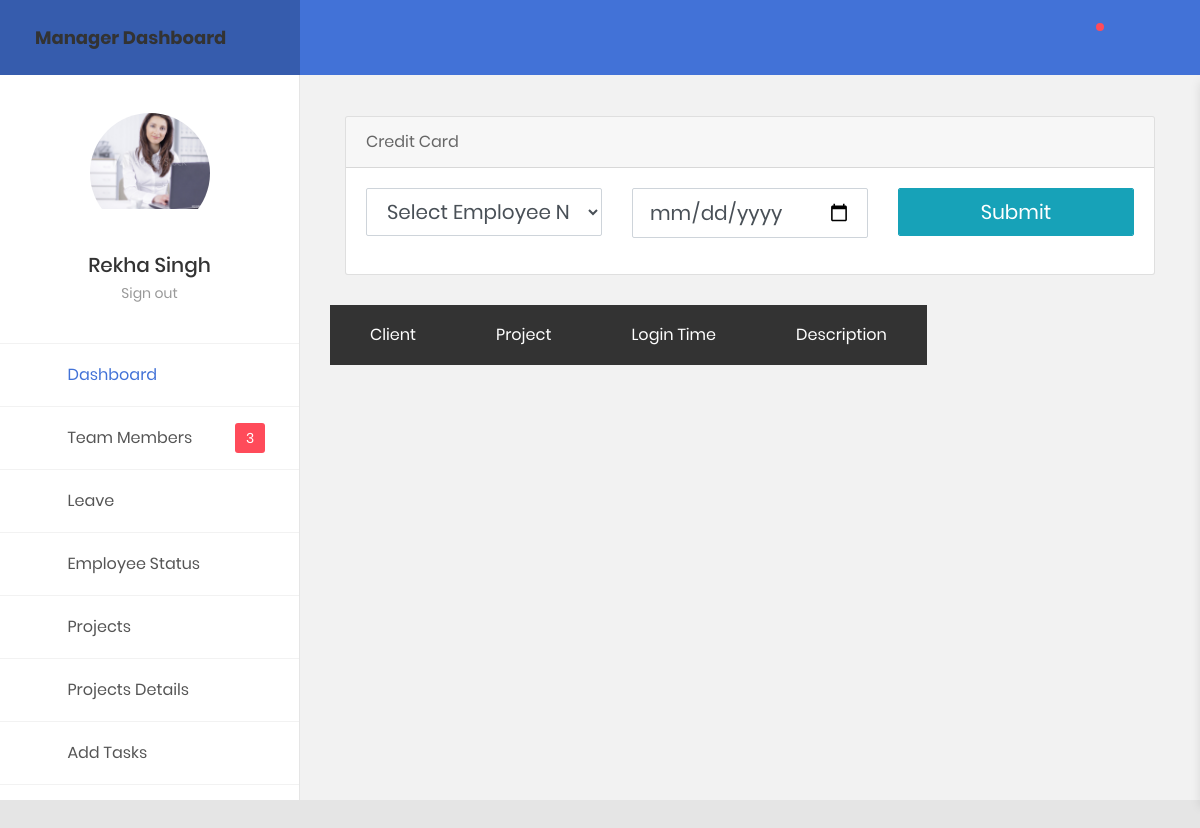
The page /managerDashboard/employeeWorkStatus (signed in) on the database its author committed.
### EMS/models.py (models this page shows, shortened)
class Manager(models.Model):
    fname = models.CharField(max_length=20)
    lname = models.CharField(max_length=20)
    contact = models.IntegerField()
    gender = models.CharField(max_length=20)
    dob=models.DateField()
    address=models.CharField(max_length=30)
    state=models.CharField(max_length=20)
    bloodGroup=models.CharField(max_length=20)
    joinDate=models.DateField(null=True)
    salary = models.IntegerField(null=True, default=30000)
    leave = models.IntegerField(null=True, default=14)
    qualification=models.CharField(max_length=30)
    activation_Date = models.DateTimeField(null=True)
    deactivation_Date = models.DateTimeField(null=True)
    account = models.CharField(max_length=20, default="Deactive")
    emailId=models.EmailField()
    password=models.CharField(max_length=20)
    about = models.CharField(max_length=40, null=True)
    managerCode = models.CharField(primary_key=True, editable=False, max_length=10, unique=True, default="None")
    image = models.ImageField(upload_to='images/', null=True)
    resume = models.FileField(upload_to='documents',null=True)

### EMS/views.py (the view)
# urls.py: path('managerDashboard/employeeWorkStatus', views.employeeWorkStatus, name="employeeWorkStatus"),
def employeeWorkStatus(request):
    if request.session.has_key('mngid'):
        fname = request.session['managerFname']
        lname = request.session['managerLname']
        managerId = request.session['mngid']
        emp = Employee.objects.filter(managerId=managerId)
        id = request.session['mngid']
        mngImage = get_object_or_404(Manager, managerCode=id)
        param = {'fname': fname, 'lname': lname, 'managerId': managerId, 'emp': emp, 'mngImage':mngImage}
        return render(request, "managerDashboard/employeeWorkStatus.html", param)
    else:
        return render(request, "managerLogin.html")

### EMS/templates/managerDashboard/employeeWorkStatus.html (shortened to what this page needs)
{% extends 'managerDashboard/base.html' %}
{% load static %}
{% block content %}
 <div class="main-content">
                <div class="section__content section__content--p30">
                    <div class="container-fluid">
                         <div class="row">
                            <div class="col-lg-12">
                                <div class="card">
                                    <div class="card-header">Credit Card</div>
                                    <div class="card-body">
                                      		<form action="/saveEmployeeWorkStatus/" method="post">
			                                  <div class="row form-group">
                                                <div class="col-12 col-md-4">
                                                    <select name="employeeId"  class="form-control-lg form-control">
                                            			<option value="">Select Employee Name </option>
			                    					</select>
			                				      </div>
                                                    <div class="col-12 col-md-4">
                                                        <input type="date" name="date" class="form-control-lg form-control">
                                                    </div>
                                                    <div class="col-12 col-md-4">
                                                        <input type="submit" class="form-control-lg form-control btn btn-lg btn-info btn-block">
                                                    </div>
                                            </div>
                                        </form>
                                    </div>
                                </div>
                            </div>
                        <div class="row">
                            <div class="col-md-12">
                                <div class="">
                                    <table class="table table-borderless  table-striped table-earning">
                                  <thead>
                                    <tr>
                                			<th>Client  </th>
											<th>Project</th>
											<th>Login Time</th>
											<th>Description</th>
						            </tr>
                                  </thead>
                                    </table>
                                </div>
                            </div>
                        </div>
                    </div>
                </div>
 </div>
{% endblock %}

### EMS/templates/managerDashboard/base.html (shortened to what this page needs)
{% load static %}
<html lang="en">
<head>
    <link href="{% static 'employeeStatic/css/font-face.css' %}" rel="stylesheet" media="all">
    <link href="{% static 'employeeStatic/vendor/font-awesome-4.7/css/font-awesome.min.css' %}" rel="stylesheet" media="all">
    <link href="{% static 'employeeStatic/vendor/font-awesome-5/css/fontawesome-all.min.css' %}" rel="stylesheet" media="all">
    <link href="{% static 'employeeStatic/vendor/mdi-font/css/material-design-iconic-font.min.css' %}" rel="stylesheet" media="all">
    <link href="{% static 'employeeStatic/vendor/bootstrap-4.1/bootstrap.min.css' %}" rel="stylesheet" media="all">
    <link href="{% static 'employeeStatic/vendor/animsition/animsition.min.css' %}" rel="stylesheet" media="all">
    <link href="{% static 'employeeStatic/vendor/bootstrap-progressbar/bootstrap-progressbar-3.3.4.min.css' %}" rel="stylesheet" media="all">
    <link href="{% static 'employeeStatic/vendor/wow/animate.css' %}" rel="stylesheet" media="all">
    <link href="{% static 'employeeStatic/vendor/css-hamburgers/hamburgers.min.css' %}" rel="stylesheet" media="all">
    <link href="{% static 'employeeStatic/vendor/slick/slick.css' %}" rel="stylesheet" media="all">
    <link href="{% static 'employeeStatic/vendor/select2/select2.min.css' %}" rel="stylesheet" media="all">
    <link href="{% static 'employeeStatic/vendor/perfect-scrollbar/perfect-scrollbar.css' %}" rel="stylesheet" media="all">
    <link href="{% static 'employeeStatic/vendor/vector-map/jqvmap.min.css' %}" rel="stylesheet" media="all">
    <link href="{% static 'employeeStatic/css/theme.css' %}" rel="stylesheet" media="all">
</head>
<body class="animsition">
    <div class="page-wrapper">
        <aside class="menu-sidebar2">
            <div class="logo">
                <a href="#">
                    <h4>Manager Dashboard</h4>
                </a>
            </div>
            <div class="menu-sidebar2__content js-scrollbar1">
                <div class="account2">
                    <div class="image img-cir img-120">
                        <img src="{{mngImage.image.url}}" alt="John Doe" />
                    </div>
                    <h4 class="name">{{fname}} {{lname}}</h4>
                    <a href="{% url 'logOutManager' %}">Sign out</a>
                </div>
                <nav class="navbar-sidebar2">
                    <ul class="list-unstyled navbar__list">
                        <li class="active has-sub">
                            <a class="js-arrow" href="{% url 'managerDashboard' %}">
                                <i class="fas fa-tachometer-alt"></i>Dashboard
                            </a>
                        </li>
                        <li>
                            <a href="{% url 'teamMembers' %}">
                                <i class="fas fa-male"></i>Team Members</a>
                            <span class="inbox-num">3</span>
                        </li>
                        <li class="has-sub">
                            <a class="js-arrow" href="#">
                                <i class="fas fa-copy"></i>Leave
                                <span class="arrow">
                                    <i class="fas fa-angle-down"></i>
                                </span>
                            </a>
                        </li>
                        <li>
                            <a href="{% url 'employeeWorkStatus' %}">
                                <i class="fas fa-users"></i>Employee Status</a>
                        </li>
                        <li>
                                <a href="{% url 'projects' %}">
                                    <i class="fas fa-book"></i>Projects</a>
                        </li>
                        <li>
                                <a href="{% url 'projectDetails' %}">
                                    <i class="fas fa-table"></i>Projects Details</a>
                        </li>
                        <li>
                                <a href="{% url 'viewTasks' %}">
                                    <i class="fas fa-pencil-square"></i>Add Tasks</a>
                        </li>
                        <li>
                                <a href="{% url 'teamAttendance' %}">
                                    Attendance</a>
                        </li>
                    </ul>
                </nav>
            </div>
        </aside>
        <div class="page-container2">
            <header class="header-desktop2">
                <div class="section__content section__content--p30">
                    <div class="container-fluid">
                        <div class="header-wrap2">
                            <div class="header-button2">
                                <div class="header-button-item js-item-menu">
                                    <i class="zmdi zmdi-search"></i>
                                </div>
                                <div class="header-button-item has-noti js-item-menu">
                                    <i class="zmdi zmdi-notifications"></i>
                                </div>
                                <div class="header-button-item mr-0 js-sidebar-btn">
                                    <i class="zmdi zmdi-menu"></i>
                                </div>
                            </div>
                        </div>
                    </div>
                </div>
            </header>
        {% block content %}
        {% endblock%}
</body>
</html>

### rows shown on the page
Manager: image (picture), fname "Rekha", lname "Singh"
